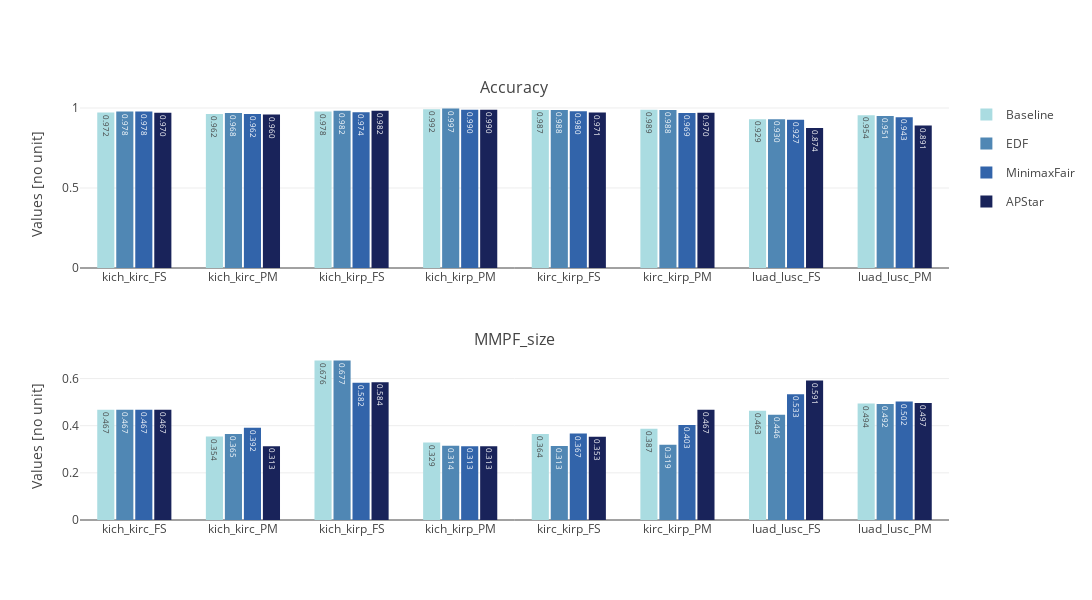

The code cell stored with this chart in its notebook:
### Markdown cell above
# Plot all results 
***

### Code cell
plot_results(df_baseline, df_f_test, df_d_test, df_m_test, 'images/atts_0.eps')

### Figure 1 — Plotly figure (JSON) as saved in the notebook; plotly's stock layout.template omitted (floating-point values rounded to 4 significant figures)
{"data": [{"alignmentgroup": "True", "hovertemplate": "model=Baseline<br>cancer=%{x}<br>value=%{y}<extra></extra>", "legendgroup": "Baseline", "marker": {"color": "rgb(170, 220, 225)", "pattern": {"shape": ""}}, "name": "Baseline", "offsetgroup": "Baseline", "orientation": "v", "showlegend": true, "textposition": "auto", "texttemplate": "%{y:.3f}", "type": "bar", "x": ["kich_kirc_FS", "kich_kirc_PM", "kich_kirp_FS", "kich_kirp_PM", "kirc_kirp_FS", "kirc_kirp_PM", "luad_lusc_FS", "luad_lusc_PM"], "xaxis": "x", "y": [0.9718, 0.9617, 0.978, 0.9923, 0.9873, 0.9888, 0.929, 0.954], "yaxis": "y"}, {"alignmentgroup": "True", "hovertemplate": "model=EDF<br>cancer=%{x}<br>value=%{y}<extra></extra>", "legendgroup": "EDF", "marker": {"color": "rgb(80, 135, 180)", "pattern": {"shape": ""}}, "name": "EDF", "offsetgroup": "EDF", "orientation": "v", "showlegend": true, "textposition": "auto", "texttemplate": "%{y:.3f}", "type": "bar", "x": ["kich_kirc_FS", "kich_kirc_PM", "kich_kirp_FS", "kich_kirp_PM", "kirc_kirp_FS", "kirc_kirp_PM", "luad_lusc_FS", "luad_lusc_PM"], "xaxis": "x", "y": [0.9785, 0.9681, 0.982, 0.9974, 0.988, 0.9875, 0.9298, 0.9506], "yaxis": "y"}, {"alignmentgroup": "True", "hovertemplate": "model=MinimaxFair<br>cancer=%{x}<br>value=%{y}<extra></extra>", "legendgroup": "MinimaxFair", "marker": {"color": "rgb(50, 100, 170)", "pattern": {"shape": ""}}, "name": "MinimaxFair", "offsetgroup": "MinimaxFair", "orientation": "v", "showlegend": true, "textposition": "auto", "texttemplate": "%{y:.3f}", "type": "bar", "x": ["kich_kirc_FS", "kich_kirc_PM", "kich_kirp_FS", "kich_kirp_PM", "kirc_kirp_FS", "kirc_kirp_PM", "luad_lusc_FS", "luad_lusc_PM"], "xaxis": "x", "y": [0.9776, 0.9617, 0.9739, 0.9897, 0.9796, 0.9688, 0.9266, 0.9428], "yaxis": "y"}, {"alignmentgroup": "True", "hovertemplate": "model=APStar<br>cancer=%{x}<br>value=%{y}<extra></extra>", "legendgroup": "APStar", "marker": {"color": "rgb(25, 35, 90)", "pattern": {"shape": ""}}, "name": "APStar", "offsetgroup": "APStar", "orientation": "v", "showlegend": true, "textposition": "auto", "texttemplate": "%{y:.3f}", "type": "bar", "x": ["kich_kirc_FS", "kich_kirc_PM", "kich_kirp_FS", "kich_kirp_PM", "kirc_kirp_FS", "kirc_kirp_PM", "luad_lusc_FS", "luad_lusc_PM"], "xaxis": "x", "y": [0.9702, 0.9601, 0.982, 0.9897, 0.9711, 0.97, 0.8742, 0.8911], "yaxis": "y"}, {"alignmentgroup": "True", "hovertemplate": "model=Baseline<br>cancer=%{x}<br>value=%{y}<extra></extra>", "legendgroup": "Baseline", "marker": {"color": "rgb(170, 220, 225)", "pattern": {"shape": ""}}, "name": "Baseline", "offsetgroup": "Baseline", "orientation": "v", "showlegend": false, "textposition": "auto", "texttemplate": "%{y:.3f}", "type": "bar", "x": ["kich_kirc_FS", "kich_kirc_PM", "kich_kirp_FS", "kich_kirp_PM", "kirc_kirp_FS", "kirc_kirp_PM", "luad_lusc_FS", "luad_lusc_PM"], "xaxis": "x2", "y": [0.4671, 0.3539, 0.6763, 0.3287, 0.3645, 0.3871, 0.4629, 0.4938], "yaxis": "y2"}, {"alignmentgroup": "True", "hovertemplate": "model=EDF<br>cancer=%{x}<br>value=%{y}<extra></extra>", "legendgroup": "EDF", "marker": {"color": "rgb(80, 135, 180)", "pattern": {"shape": ""}}, "name": "EDF", "offsetgroup": "EDF", "orientation": "v", "showlegend": false, "textposition": "auto", "texttemplate": "%{y:.3f}", "type": "bar", "x": ["kich_kirc_FS", "kich_kirc_PM", "kich_kirp_FS", "kich_kirp_PM", "kirc_kirp_FS", "kirc_kirp_PM", "luad_lusc_FS", "luad_lusc_PM"], "xaxis": "x2", "y": [0.4674, 0.3647, 0.6768, 0.3144, 0.3134, 0.3192, 0.4463, 0.4915], "yaxis": "y2"}, {"alignmentgroup": "True", "hovertemplate": "model=MinimaxFair<br>cancer=%{x}<br>value=%{y}<extra></extra>", "legendgroup": "MinimaxFair", "marker": {"color": "rgb(50, 100, 170)", "pattern": {"shape": ""}}, "name": "MinimaxFair", "offsetgroup": "MinimaxFair", "orientation": "v", "showlegend": false, "textposition": "auto", "texttemplate": "%{y:.3f}", "type": "bar", "x": ["kich_kirc_FS", "kich_kirc_PM", "kich_kirp_FS", "kich_kirp_PM", "kirc_kirp_FS", "kirc_kirp_PM", "luad_lusc_FS", "luad_lusc_PM"], "xaxis": "x2", "y": [0.4671, 0.3915, 0.5815, 0.3133, 0.367, 0.4031, 0.5331, 0.502], "yaxis": "y2"}, {"alignmentgroup": "True", "hovertemplate": "model=APStar<br>cancer=%{x}<br>value=%{y}<extra></extra>", "legendgroup": "APStar", "marker": {"color": "rgb(25, 35, 90)", "pattern": {"shape": ""}}, "name": "APStar", "offsetgroup": "APStar", "orientation": "v", "showlegend": false, "textposition": "auto", "texttemplate": "%{y:.3f}", "type": "bar", "x": ["kich_kirc_FS", "kich_kirc_PM", "kich_kirp_FS", "kich_kirp_PM", "kirc_kirp_FS", "kirc_kirp_PM", "luad_lusc_FS", "luad_lusc_PM"], "xaxis": "x2", "y": [0.4671, 0.3133, 0.5844, 0.3133, 0.3527, 0.4671, 0.5913, 0.4965], "yaxis": "y2"}], "layout": {"annotations": [{"font": {"size": 16}, "showarrow": false, "text": "Accuracy", "x": 0.5, "xanchor": "center", "xref": "paper", "y": 1, "yanchor": "bottom", "yref": "paper"}, {"font": {"size": 16}, "showarrow": false, "text": "MMPF_size", "x": 0.5, "xanchor": "center", "xref": "paper", "y": 0.4, "yanchor": "bottom", "yref": "paper"}], "bargap": 0.3, "bargroupgap": 0.1, "barmode": "group", "height": 600, "width": 1200, "xaxis": {"anchor": "y", "domain": [0, 1]}, "xaxis2": {"anchor": "y2", "domain": [0, 1]}, "yaxis": {"anchor": "x", "domain": [0.6, 1], "title": {"text": "Values [no unit]"}}, "yaxis2": {"anchor": "x2", "domain": [0, 0.4], "title": {"text": "Values [no unit]"}}, "yaxis3": {"title": {"text": "Values [no unit]"}}, "yaxis4": {"title": {"text": "Values [no unit]"}}}}
